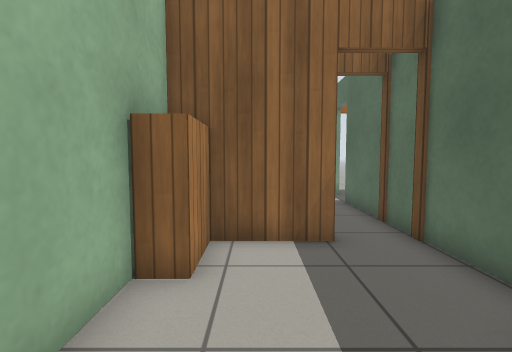
view 1 (above)

15 first-person views from a walk through a world built for the Gazebo simulator. The camera is 0.9 m above the floor, tilts 4° down and sees 85° across. The lines on the ground mark 1 m squares. The floor is counted in squares, 0.5 m on a side. Each view is taken from the middle of a square. On the plan, view 1 faces up. The plan holds only what a view shows up to about 15 squares ahead; the rest is blank. Gazebo's built-in surfaces are drawn with simple patterns.

view 2
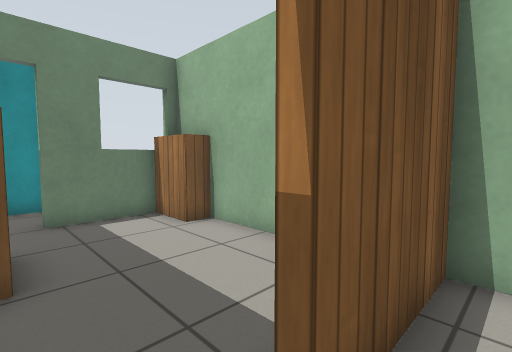

view 3
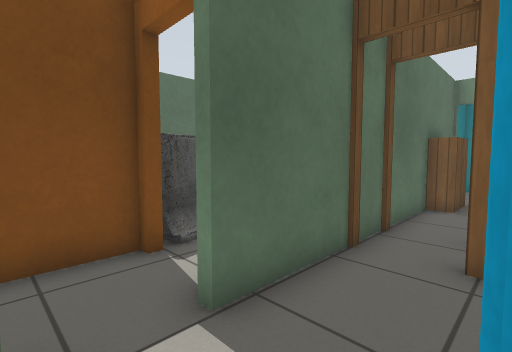

view 4
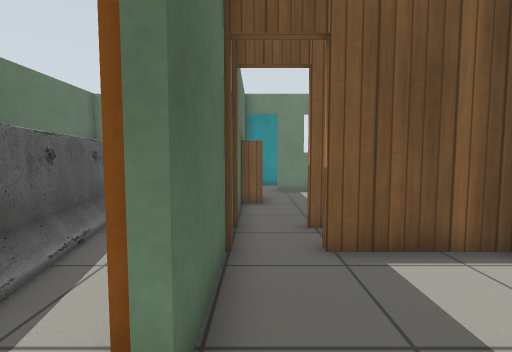

view 5
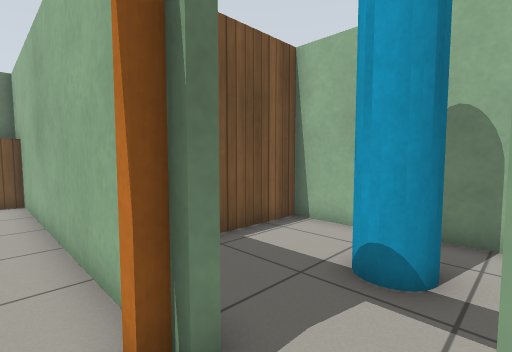

view 6
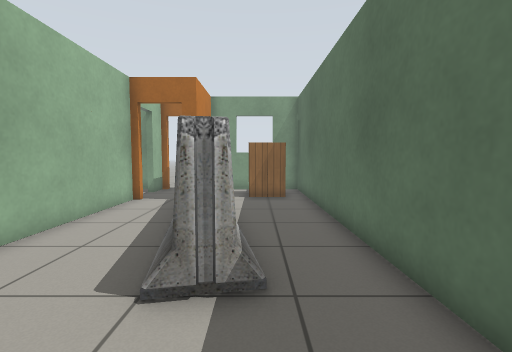

view 7
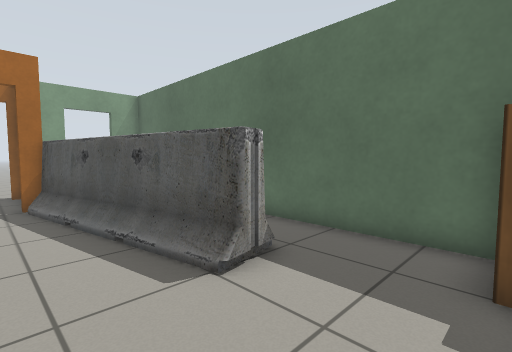

view 8
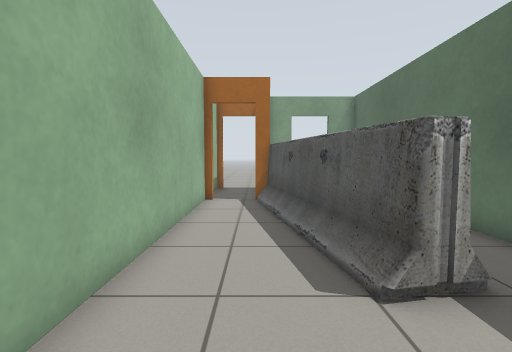

view 9
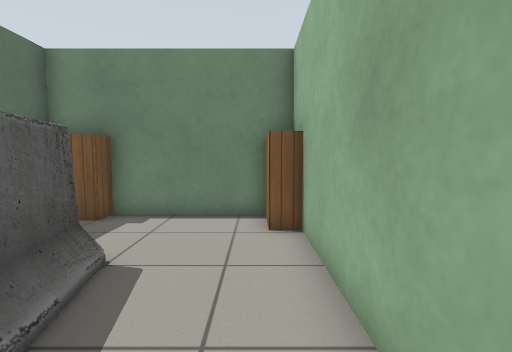

view 10
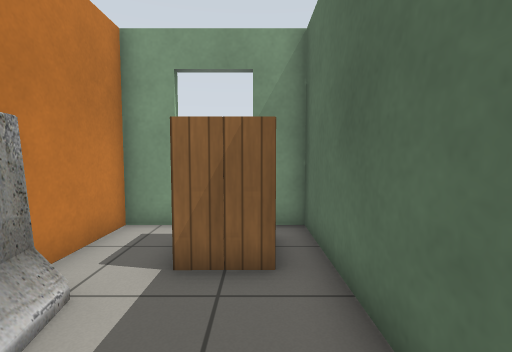

view 11
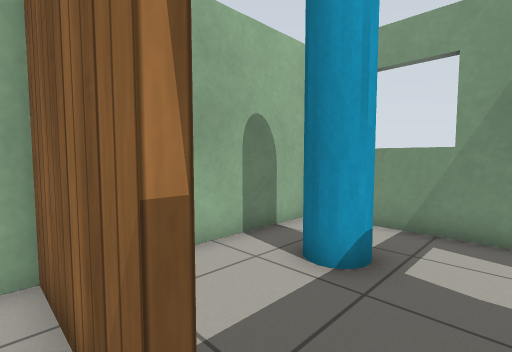

view 12
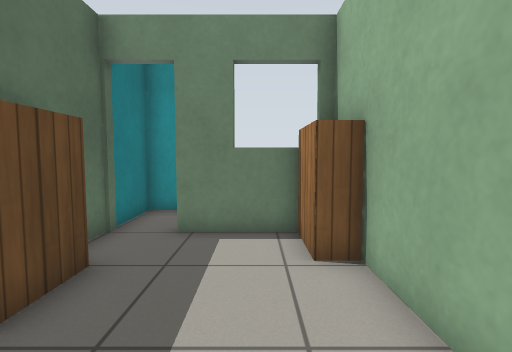

view 13
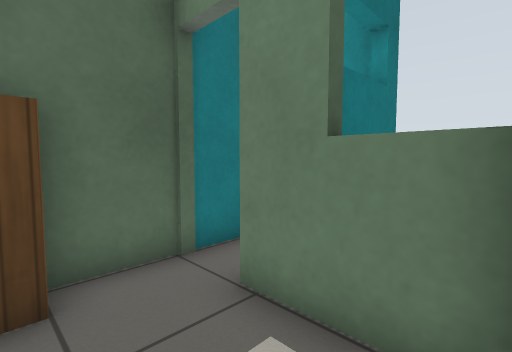

view 14
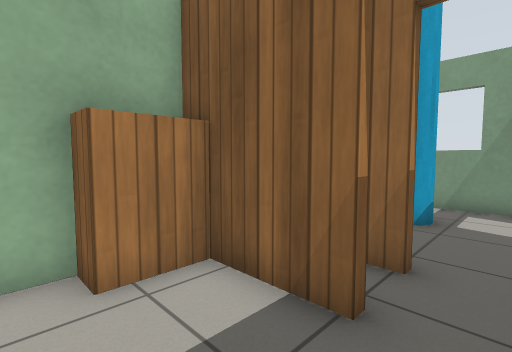

view 15
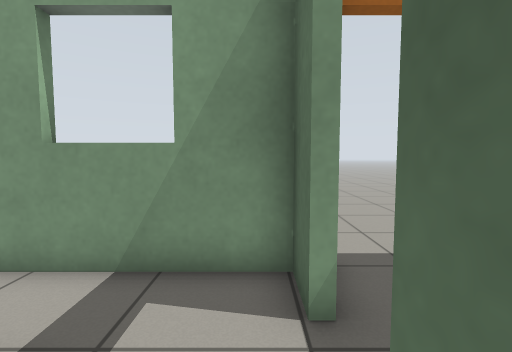

### Floor plan
Key: @ floor where view 1 was taken; # wall or solid block; . floor; D open door; B bookshelf; P cyan pole; A barrier.
Columns run from 2 left of view 1 to 11 right of it. Each row starts with its distance up from view 1.
 16        ..
 15       ...
 14 #######DD#####
 13 #.....D.#..BB#
 12 #.PP..D.#..BB#
 11 #.PP..#DD....#
 10 #.....#.AA...#
  9 #.....#..AA..#
  8 ####DD#..A ..#
  7 #.....#..A ..#
  6 ####DD#..A ..#
  5 #B....#..AA..#
  4 #B....#...AA.#
  3 #.....#...AA.#
  2 #....B#......#
  1 #....B#......#
  0 #B@...#......#
 -1 #B....B.....BB
 -2 ####DD########
 -3    #..#
 -4    ####

Where each view was taken, in squares from view 1:
view 1: 0 up, 0 right, facing up
view 2: 7 up, 3 right, facing down-left
view 3: 13 up, 1 right, facing down-right
view 4: 13 up, 3 right, facing down
view 5: 13 up, 5 right, facing down-left
view 6: 1 down, 9 right, facing up
view 7: 1 down, 5 right, facing up-right
view 8: 1 down, 6 right, facing up
view 9: 7 up, 5 right, facing down
view 10: 7 up, 10 right, facing up
view 11: 7 up, 3 right, facing up-left
view 12: 5 up, 0 right, facing down
view 13: 1 up, 1 left, facing down-right
view 14: 3 up, 3 right, facing up-left
view 15: 10 up, 3 right, facing up
